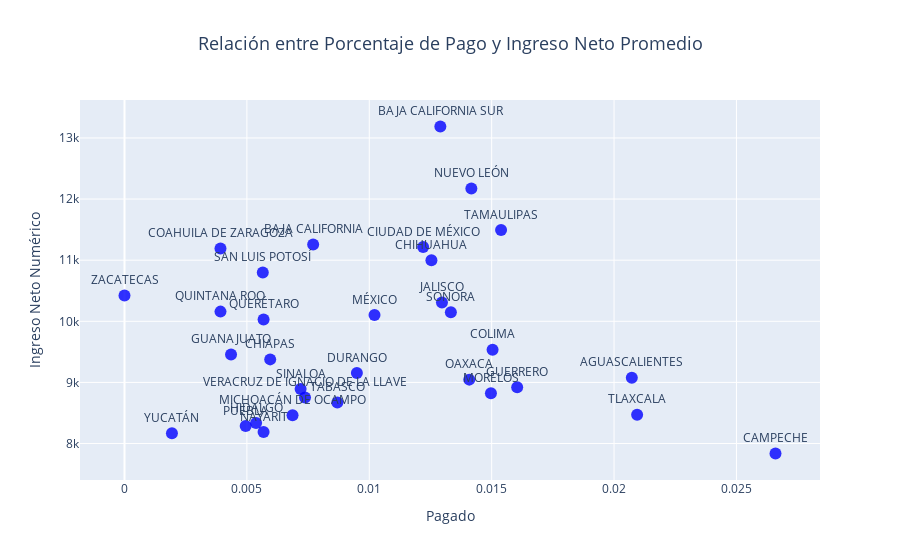

Notebook cell for this chart:
### Code cell
fig = px.scatter(
    tabla_combinada,
    x='Pagado',
    y='Ingreso Neto Numérico',
    text='Ciudad MX',  # Mostrar los nombres de los estados en el gráfico
    title='Relación entre Porcentaje de Pago y Ingreso Neto Promedio',
    labels={'Porcentaje Pago Promedio': 'Porcentaje de Pago (%)',
            'Ingreso Neto Promedio': 'Ingreso Neto Promedio (MXN)'},
    template='plotly'
)

# Personalizar diseño
fig.update_traces(marker=dict(size=12, color='blue', opacity=0.8), textposition='top center')
fig.update_layout(title_font_size=18, title_x=0.5)

### Figure 1 — Plotly figure (JSON) as saved in the notebook; plotly's stock layout.template omitted (floating-point values rounded to 4 significant figures)
{"data": [{"hovertemplate": "Pagado=%{x}<br>Ingreso Neto Numérico=%{y}<br>Ciudad MX=%{text}<extra></extra>", "legendgroup": "", "marker": {"color": "blue", "opacity": 0.8, "size": 12, "symbol": "circle"}, "mode": "markers+text", "name": "", "orientation": "v", "showlegend": false, "text": ["BAJA CALIFORNIA SUR", "NUEVO LEÓN", "TAMAULIPAS", "BAJA CALIFORNIA", "CIUDAD DE MÉXICO", "COAHUILA DE ZARAGOZA", "CHIHUAHUA", "SAN LUIS POTOSÍ", "ZACATECAS", "JALISCO", "QUINTANA ROO", "SONORA", "MÉXICO", "QUERÉTARO", "COLIMA", "GUANAJUATO", "CHIAPAS", "DURANGO", "AGUASCALIENTES", "OAXACA", "GUERRERO", "SINALOA", "MORELOS", "VERACRUZ DE IGNACIO DE LA LLAVE", "TABASCO", "TLAXCALA", "MICHOACÁN DE OCAMPO", "HIDALGO", "PUEBLA", "NAYARIT", "YUCATÁN", "CAMPECHE"], "textposition": "top center", "type": "scatter", "x": [0.0129, 0.01417, 0.01538, 0.007707, 0.0122, 0.003922, 0.01254, 0.00565, 0, 0.01297, 0.003922, 0.01333, 0.01021, 0.005682, 0.01504, 0.004353, 0.005952, 0.009494, 0.02073, 0.01408, 0.01604, 0.007194, 0.01497, 0.007375, 0.008696, 0.02094, 0.006865, 0.005376, 0.00495, 0.005682, 0.001938, 0.0266], "xaxis": "x", "y": [13190.0, 12170.0, 11490.0, 11260.0, 11210.0, 11190.0, 11000.0, 10800.0, 10420.0, 10310.0, 10160.0, 10150.0, 10100.0, 10030.0, 9536.0, 9459.0, 9377.0, 9154.0, 9078.0, 9046.0, 8919.0, 8891.0, 8823.0, 8754.0, 8672.0, 8473.0, 8463.0, 8335.0, 8286.0, 8189.0, 8167.0, 7837.0], "yaxis": "y"}], "layout": {"legend": {"tracegroupgap": 0}, "title": {"font": {"size": 18}, "text": "Relación entre Porcentaje de Pago y Ingreso Neto Promedio", "x": 0.5}, "xaxis": {"anchor": "y", "domain": [0, 1], "title": {"text": "Pagado"}}, "yaxis": {"anchor": "x", "domain": [0, 1], "title": {"text": "Ingreso Neto Numérico"}}}}
